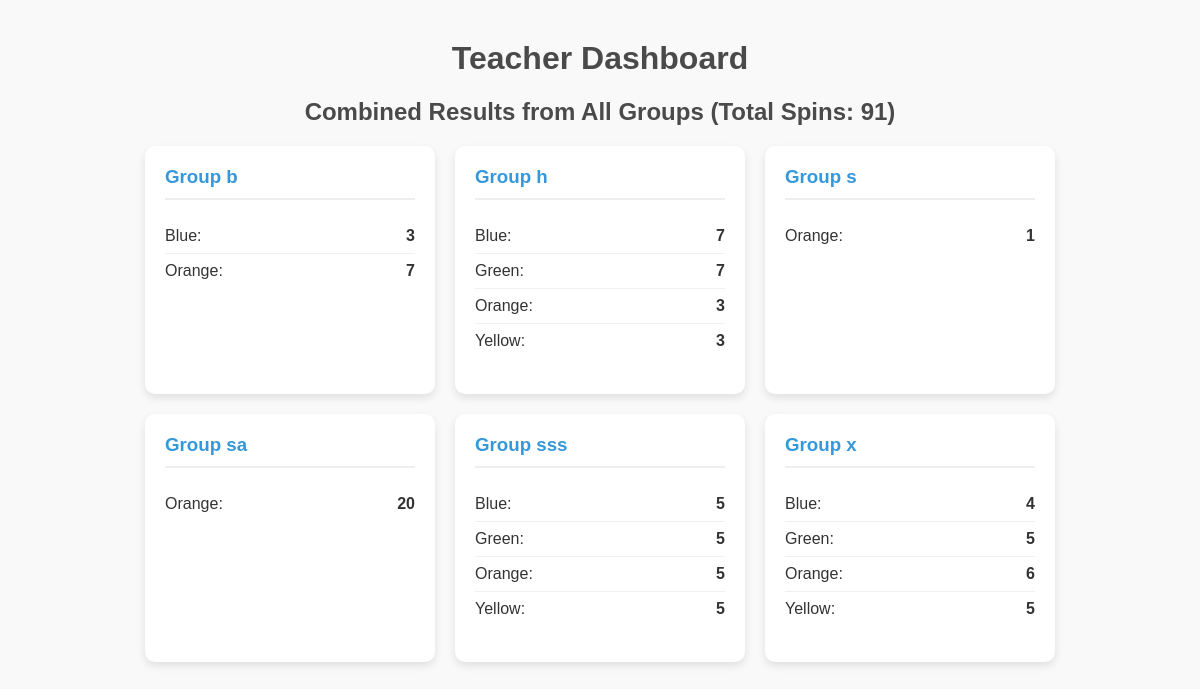
The app's page /dashboard/S1, older data.
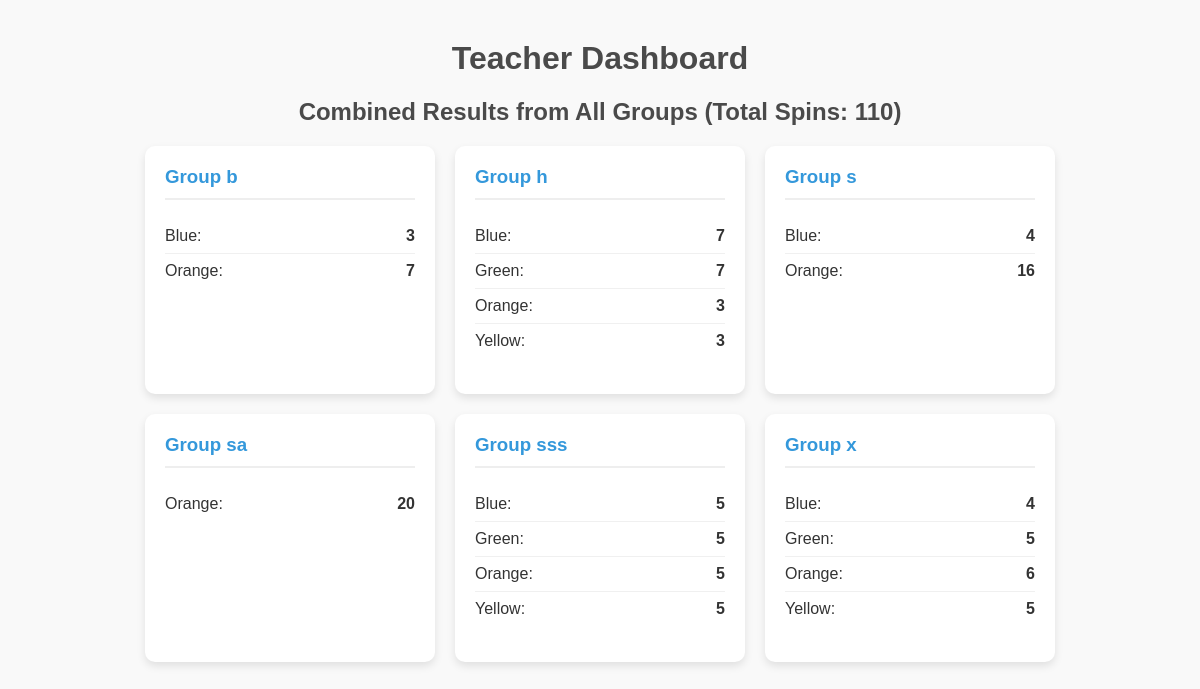
The same page, newer data.
### tables this page shows
CREATE TABLE spins (
            id INTEGER PRIMARY KEY AUTOINCREMENT,
            classroom_code TEXT NOT NULL,
            group_name TEXT NOT NULL,
            color TEXT NOT NULL,
            timestamp DATETIME DEFAULT CURRENT_TIMESTAMP
        );

### app.py (the view)
@app.route('/dashboard/<classroom_code>')
def dashboard(classroom_code):
    conn = get_db_connection()
    rows = conn.execute('SELECT * FROM spins WHERE classroom_code = ?', (classroom_code,)).fetchall()
    conn.close()
    summary = defaultdict(lambda: defaultdict(int))
    total_spins = len(rows)
    for row in rows:
        summary[row['group_name']][row['color']] += 1
    summary_dict = {k: dict(v) for k, v in summary.items()}
    return render_template('dashboard.html',
                           summary=summary_dict,
                           total_spins=total_spins,
                           classroom_name=classroom_code)

### app.py (called while the page is built)
def get_db_connection():
    conn = sqlite3.connect(DATABASE)
    conn.row_factory = sqlite3.Row
    return conn

### templates/dashboard.html (shortened to what this page needs)
<!DOCTYPE html>
<html lang="en">
<head>
</head>
<body>
    <h1>Teacher Dashboard</h1>
    <h2>Combined Results from All Groups (Total Spins: {{ total_spins }})</h2>
    <div id="dashboard-container">
        {% if summary %}
            {% for group_id, results in summary.items()|sort %}
                <div class="group-card">
                    <h3>Group {{ group_id }}</h3>
                    <ul>
                        {% for color, count in results.items()|sort %}
                            <li><span>{{ color|capitalize }}:</span> <span class="count">{{ count }}</span></li>
                        {% endfor %}
                    </ul>
                </div>
            {% endfor %}
        {% else %}
            <p class="no-results">No results have been recorded yet.</p>
        {% endif %}
    </div>
</body>
</html>

### templates/dashboard.html (style rules this page uses)
body { font-family: sans-serif; margin: 40px; background-color: #f9f9f9; color: #333; }
h1, h2 { text-align: center; color: #4a4a4a; }
#dashboard-container { display: flex; flex-wrap: wrap; gap: 20px; justify-content: center; }
.group-card { background-color: white; border-radius: 10px; box-shadow: 0 4px 8px rgba(0,0,0,0.1); padding: 20px; width: 250px; }
.group-card h3 { margin-top: 0; color: #3498db; border-bottom: 2px solid #eee; padding-bottom: 10px; }
.group-card ul { list-style: none; padding: 0; }
.group-card li { display: flex; justify-content: space-between; padding: 8px 0; border-bottom: 1px solid #f0f0f0; }
.group-card li:last-child { border-bottom: none; }
.group-card .count { font-weight: bold; }

Row changes from the older to the newer data that the page shows:
added spins: color "Blue", count "4", shown under "s"
computed for spins (number 8 of 17 on the later page): count "1" → "16"
Text that changed along with them:
{{ total_spins }}: "91" → "110"
